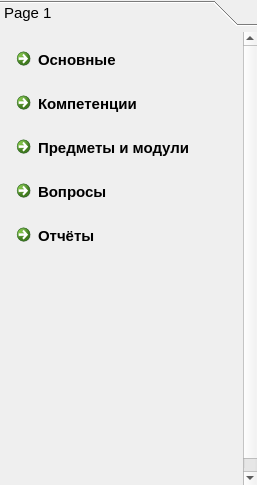
        <widget class="QToolBox" name="toolBox_Menu">
         <property name="sizePolicy">
          <sizepolicy hsizetype="Preferred" vsizetype="Preferred">
           <horstretch>4</horstretch>
           <verstretch>0</verstretch>
          </sizepolicy>
         </property>
         <property name="font">
          <font>
           <pointsize>11</pointsize>
          </font>
         </property>
         <property name="currentIndex">
          <number>0</number>
         </property>
         <widget class="QWidget" name="page_3">
          <property name="geometry">
           <rect>
            <x>0</x>
            <y>0</y>
            <width>248</width>
            <height>476</height>
           </rect>
          </property>
          <attribute name="label">
           <string>Page 1</string>
          </attribute>
          <layout class="QVBoxLayout" name="verticalLayout">
           <item>
            <widget class="QCommandLinkButton" name="commandLinkButton">
             <property name="font">
              <font>
               <pointsize>11</pointsize>
              </font>
             </property>
             <property name="text">
              <string>Основные</string>
             </property>
             <property name="checkable">
              <bool>false</bool>
             </property>
            </widget>
           </item>
           <item>
            <widget class="QCommandLinkButton" name="commandLinkButton_2">
             <property name="font">
              <font>
               <pointsize>11</pointsize>
              </font>
             </property>
             <property name="text">
              <string>Компетенции</string>
             </property>
             <property name="checkable">
              <bool>false</bool>
             </property>
            </widget>
           </item>
           <item>
            <widget class="QCommandLinkButton" name="commandLinkButton_3">
             <property name="font">
              <font>
               <pointsize>11</pointsize>
              </font>
             </property>
             <property name="text">
              <string>Предметы и модули</string>
             </property>
             <property name="checkable">
              <bool>false</bool>
             </property>
            </widget>
           </item>
           <item>
            <widget class="QCommandLinkButton" name="commandLinkButton_4">
             <property name="font">
              <font>
               <pointsize>11</pointsize>
              </font>
             </property>
             <property name="text">
              <string>Вопросы</string>
             </property>
             <property name="checkable">
              <bool>false</bool>
             </property>
             <property name="checked">
              <bool>false</bool>
             </property>
            </widget>
           </item>
           <item>
            <widget class="QCommandLinkButton" name="commandLinkButton_5">
             <property name="font">
              <font>
               <pointsize>11</pointsize>
              </font>
             </property>
             <property name="text">
              <string>Отчёты</string>
             </property>
             <property name="checkable">
              <bool>false</bool>
             </property>
            </widget>
           </item>
           <item>
            <spacer name="verticalSpacer">
             <property name="orientation">
              <enum>Qt::Vertical</enum>
             </property>
             <property name="sizeHint" stdset="0">
              <size>
               <width>20</width>
               <height>235</height>
              </size>
             </property>
            </spacer>
           </item>
          </layout>
         </widget>
        </widget>
